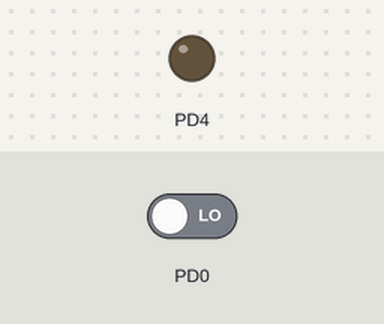
A program run on a simulated ATmega32, built with avr-gcc and emulated at 8 MHz. On the bench: output pins drawn as LEDs (lit = HIGH). Inputs (shaded band) come from the test bench; at power-on: PD0 LOW.

Above: at 1.2 s.
1.3 s: PD0 driven HIGH
At 1.9 s:
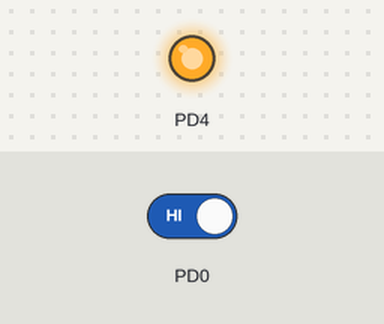
Timing chart, 0 to 4.3 s (numbered marks = the images above; inputs shaded):
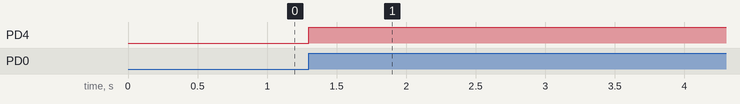

The program:

main.c
```c
/*
 * Unit7_section1_task3.c
 *
 * Created: 1/31/2024 2:30:38 PM
 * Author : hassan
 */


#define F_CPU 8000000UL
#include <util/delay.h>


#define PORTD	*(volatile unsigned char *)(0x32)
#define DDRD	*(volatile unsigned char *)(0x31)
#define PIND	*(volatile unsigned char *)(0x30)

#define SetBit(reg,bit)	(reg|= (1<<bit))
#define ResetBit(reg,bit)	(reg &= ~(1<<bit))
#define ToggleBit(reg,bit)	(reg ^= (1<<bit))
#define ReadBit(reg,bit)	((reg>>bit) & 1)


void gpio_init(void){

	//setting D0 to be input floating
	ResetBit(DDRD,0);
	ResetBit(PORTD,0);
	//Setting D4 to be output (sink)
	SetBit(DDRD,4);


}

int main(void)
{
	gpio_init();


    /* Replace with your application code */
    while (1)
    {
		if(ReadBit(PIND,0) == 1){

			//toggling D4 to turn on the buzzer
			ToggleBit(PORTD,4);

			while(ReadBit(PIND,0) == 1){}


		}

    }
}
```

Measured:
- after the input at 1.3 s, PD4: LOW → HIGH at once
